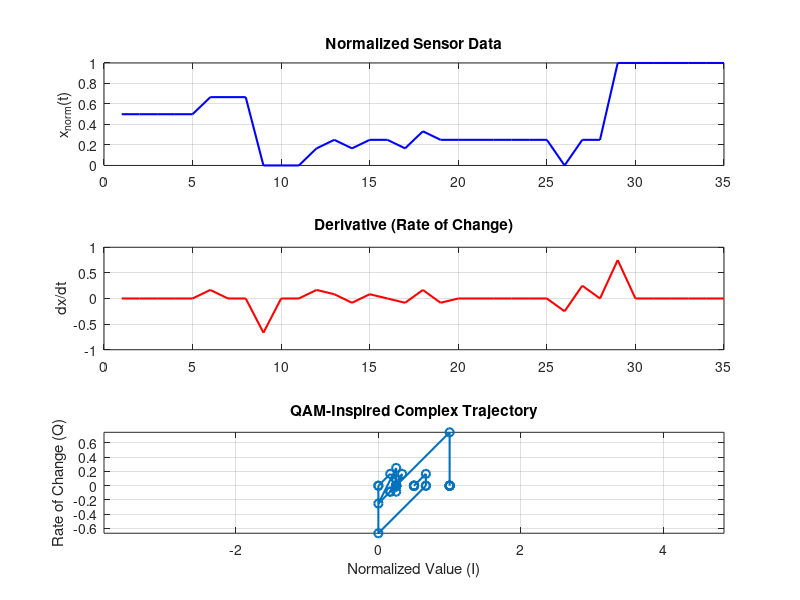
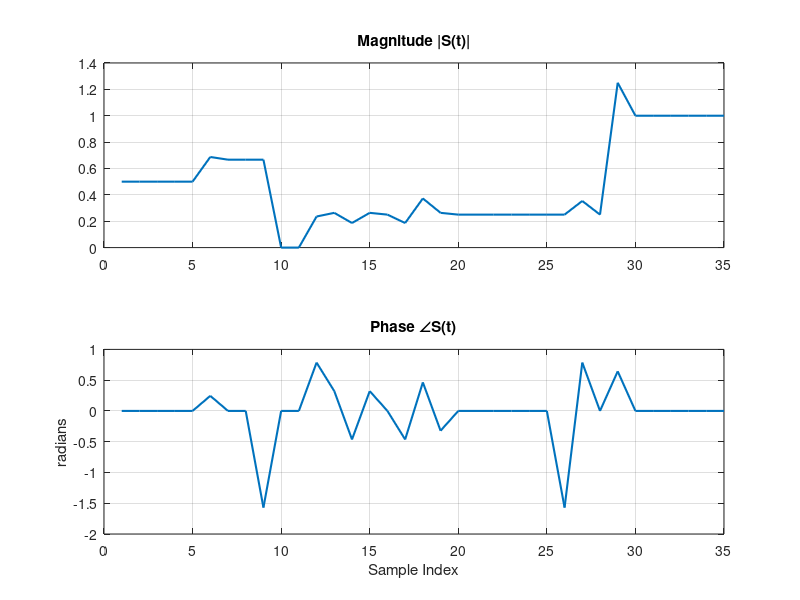

Recreate these plots in MATLAB, in order.
clc; clear; close all;

% Example sensor data: trash height (IoT system)
x = [6 6 6 6 6 8 8 8 0 0 0 2 3 2 3 3 2 4 3 3 3 3 3 3 3 0 3 3 12 12 12 12 12 12 12];

% Normalize
x_norm = (x - min(x)) / (max(x) - min(x));

% Derivative (rate of change)
dx = [0 diff(x_norm)];

% Complex representation
S = x_norm + 1j * dx;

% Visualization
figure('Name','QAM-Inspired Representation','NumberTitle','off');
subplot(3,1,1); plot(x_norm,'b','LineWidth',1.5); grid on;
title('Normalized Sensor Data'); ylabel('x_{norm}(t)');
subplot(3,1,2); plot(dx,'r','LineWidth',1.5); grid on;
title('Derivative (Rate of Change)'); ylabel('dx/dt');
subplot(3,1,3); plot(real(S),imag(S),'-o','LineWidth',1.5); grid on;
title('QAM-Inspired Complex Trajectory');
xlabel('Normalized Value (I)'); ylabel('Rate of Change (Q)');
axis equal;

% Magnitude and phase
figure('Name','Magnitude and Phase','NumberTitle','off');
subplot(2,1,1); plot(abs(S),'LineWidth',1.5);
title('Magnitude |S(t)|'); grid on;
subplot(2,1,2); plot(angle(S),'LineWidth',1.5);
title('Phase ∠S(t)'); ylabel('radians'); xlabel('Sample Index'); grid on;

% Quantitative metrics
trajectory_length = sum(abs(diff(S)));
avg_phase = mean(angle(S));
stability_index = std(angle(S));
activity_index = mean(abs(dx));
event_count = sum(abs(dx) > 0.1);

fprintf('\n--- Dynamic Metrics from QAM-Inspired Representation ---\n');
fprintf('Trajectory Length : %.4f\n', trajectory_length);
fprintf('Average Phase Direction : %.4f radians\n', avg_phase);
fprintf('Stability Index (σθ) : %.4f\n', stability_index);
fprintf('Activity Index (|dx|avg) : %.4f\n', activity_index);
fprintf('Event Count (>|0.1|) : %d\n', event_count);
